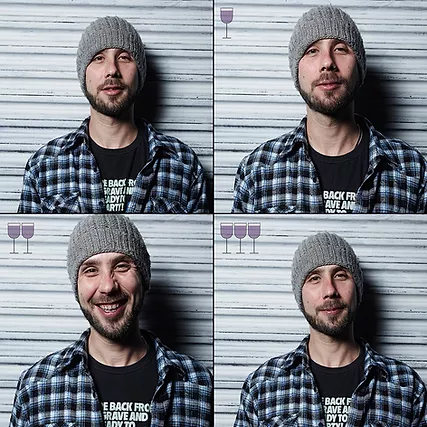
#> input picture Data/raw/webp/d4a7a2_1058015d1eaa4d37a57c0d6248601a76.webp, 427 x 427 px; its folder holds only this picture in this run
$ jupyter execute --allow-errors preproccessing.ipynb
#> lines starting #> are read from the running program, lines starting #| are printed output that depends on the picture
[cell 1]
import cv2
face_cascade=cv2.CascadeClassifier("haarcascade_frontalface_default.xml")
eye_cascade=cv2.CascadeClassifier("haarcascade_eye.xml")
import mediapipe as mp
import numpy as np
import imutils
from imutils.face_utils import FaceAligner
from imutils.face_utils import rect_to_bb
from PIL import Image

import re
import pandas as pd
pd.set_option('display.max_rows', 50)
pd.set_option('display.max_columns', 50)


import dlib
import cv2
import os
from os import listdir
from os.path import isfile, join

from imgaug import augmenters as iaa
import random

from matplotlib import pyplot as plt
import seaborn as sbn

[cell 2]
def convert_webp_to_jpg(path_of_image):
    img = Image.open(path_of_image).convert('RGB')
#> img is the input picture: PIL image 427x427 RGB; mean R, G, B 127.7, 131.9, 139.2
    path_to_safe = re.sub(r'\.webp', '.jpg', path_of_image)
    #print(path_to_safe)
    path_to_safe = re.sub(r'\/webp', '/jpg', path_to_safe)
    #print(path_to_safe)
    img.save(path_to_safe)
    return path_to_safe

def make_four_out_of_one(path_of_image):
    img = cv2.imread(path_of_image)
#> img: shape (427, 427, 3)
    path_to_safe = 'Data/raw/cropped_to_four/'
    file_name = re.sub(r'^Data\/raw\/jpg\/', '', path_of_image)
    path_to_safe = path_to_safe + file_name
    ##########################################
    # At first vertical devide image         #
    ##########################################

    # start vertical devide image
    height = img.shape[0]
#> height = 427
    width = img.shape[1]
#> width = 427

    # Cut the image in half
    width_cutoff = width // 2
#> width_cutoff = 213
    left1 = img[:, :width_cutoff]
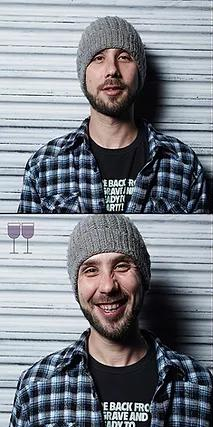
#> left1: shape (427, 213, 3); mean B, G, R 137.5, 129.9, 125.8
    right1 = img[:, width_cutoff:]
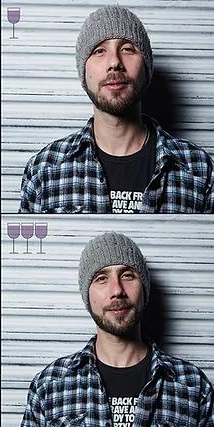
#> right1: shape (427, 214, 3); mean B, G, R 141.5, 134, 130.2
    # finish vertical devide image


    ##########################################
    # At first Horizontal devide left1 image #
    ##########################################

    #rotate image LEFT1 to 90 CLOCKWISE
    img = cv2.rotate(left1, cv2.ROTATE_90_CLOCKWISE)
#> img: shape (213, 427, 3)

    # start vertical devide image
    height = img.shape[0]
#> height = 213
    width = img.shape[1]

    # Cut the image in half
    width_cutoff = width // 2
    l1 = img[:, :width_cutoff]
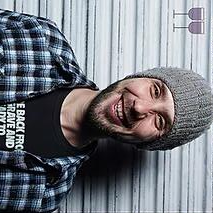
#> l1: shape (213, 213, 3); mean B, G, R 130.4, 123.1, 119.8
    l2 = img[:, width_cutoff:]
    # finish vertical devide image

    #rotate image to 90 COUNTERCLOCKWISE
    l1 = cv2.rotate(l1, cv2.ROTATE_90_COUNTERCLOCKWISE)
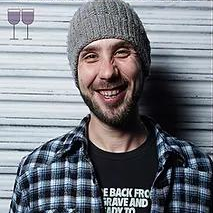
#> l1: shape (213, 213, 3); mean B, G, R 130.4, 123.1, 119.8
    #rotate image to 90 COUNTERCLOCKWISE
    l2 = cv2.rotate(l2, cv2.ROTATE_90_COUNTERCLOCKWISE)
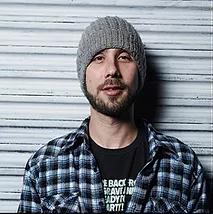
#> l2: shape (214, 213, 3); mean B, G, R 144.6, 136.7, 131.7


    ##########################################
    # At first Horizontal devide left1 image #
    ##########################################

    #rotate image LEFT1 to 90 CLOCKWISE
    img = cv2.rotate(left1, cv2.ROTATE_90_CLOCKWISE)

    # start vertical devide image
    height = img.shape[0]
    width = img.shape[1]

    # Cut the image in half
    width_cutoff = width // 2
    l1 = img[:, :width_cutoff]
    l2 = img[:, width_cutoff:]
    # finish vertical devide image

    #rotate image to 90 COUNTERCLOCKWISE
    l1 = cv2.rotate(l1, cv2.ROTATE_90_COUNTERCLOCKWISE)
    #save
    cv2.imwrite(f"{path_to_safe}_zwei_glaeser.jpg", l1)

    #rotate image to 90 COUNTERCLOCKWISE
    l2 = cv2.rotate(l2, cv2.ROTATE_90_COUNTERCLOCKWISE)
    #save
    cv2.imwrite(f"{path_to_safe}_null_glas.jpg", l2)


    ##########################################
    # At first Horizontal devide right1 image#
    ##########################################

    #rotate image RIGHT1 to 90 CLOCKWISE
    img = cv2.rotate(right1, cv2.ROTATE_90_CLOCKWISE)
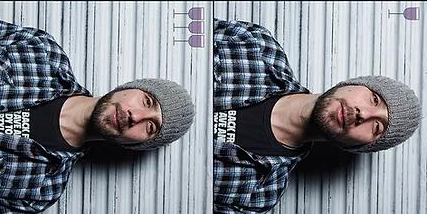
#> img: shape (214, 427, 3); mean B, G, R 141.5, 134, 130.2
    # start vertical devide image
    height = img.shape[0]
#> height = 214
    width = img.shape[1]

    # Cut the image in half
    width_cutoff = width // 2
    r1 = img[:, :width_cutoff]
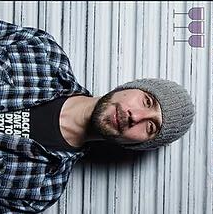
#> r1: shape (214, 213, 3); mean B, G, R 145.6, 137.8, 133.3
    r2 = img[:, width_cutoff:]
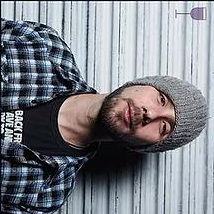
#> r2: shape (214, 214, 3); mean B, G, R 137.3, 130.2, 127
    # finish vertical devide image

    #rotate image to 90 COUNTERCLOCKWISE
    r1 = cv2.rotate(r1, cv2.ROTATE_90_COUNTERCLOCKWISE)
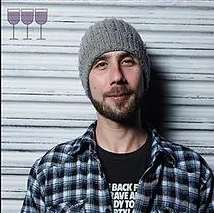
#> r1: shape (213, 214, 3); mean B, G, R 145.6, 137.8, 133.3
    #save
    cv2.imwrite(f"{path_to_safe}_drei_glaeser.jpg", r1)

    #rotate image to 90 COUNTERCLOCKWISE
    r2 = cv2.rotate(r2, cv2.ROTATE_90_COUNTERCLOCKWISE)
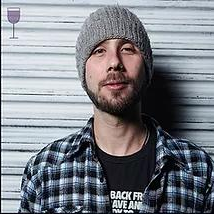
#> r2: shape (214, 214, 3); mean B, G, R 137.3, 130.2, 127
    #save
    cv2.imwrite(f"{path_to_safe}_ein_glas.jpg", r2)

def get_files_to_do_smth(mypath):
    onlyfiles = [f for f in listdir(mypath) if isfile(join(mypath, f))]
    return onlyfiles

def convert_all_pic_to_four_pics():
    file_list = get_files_to_do_smth('Data/raw/webp')
    print(file_list)
    for i in file_list:
        path = f'Data/raw/webp/{i}'
        make_four_out_of_one(convert_webp_to_jpg(path))

convert_all_pic_to_four_pics()

$ run again, on Data/raw/webp/d4a7a2_1b7fef8b5225436f923db06a76c52e4a.webp
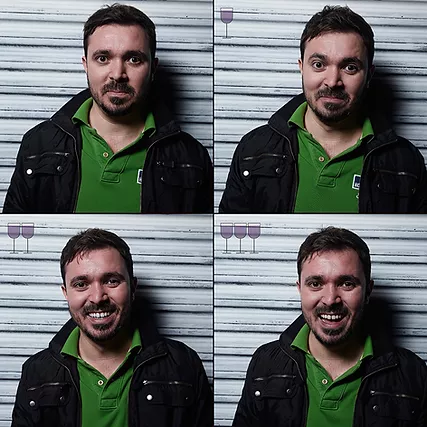
#> input picture Data/raw/webp/d4a7a2_1b7fef8b5225436f923db06a76c52e4a.webp, 427 x 427 px
#> in convert_webp_to_jpg, img is the input picture: PIL image 427x427 RGB; mean R, G, B 98.1, 101.6, 101.5
#> in make_four_out_of_one, `img = cv2.rotate(right1, cv2.ROTATE_90_CLOCKWISE)`:
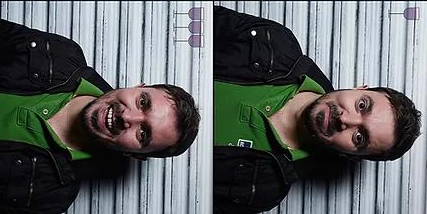
#> img: shape (214, 427, 3); mean B, G, R 101.9, 101.7, 98.2
#> in make_four_out_of_one, `r2 = cv2.rotate(r2, cv2.ROTATE_90_COUNTERCLOCKWISE)`:
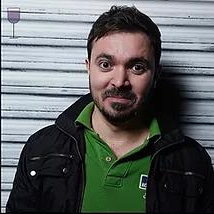
#> r2: shape (214, 214, 3); mean B, G, R 98.5, 99.5, 95.4

$ run again, on Data/raw/webp/d4a7a2_1e9488c5974f45ba86553cae33c6ef32.webp
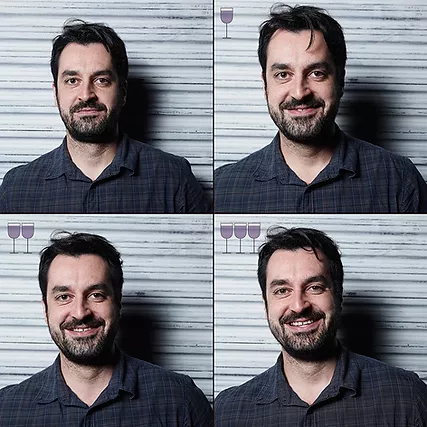
#> input picture Data/raw/webp/d4a7a2_1e9488c5974f45ba86553cae33c6ef32.webp, 427 x 427 px
#> in convert_webp_to_jpg, img is the input picture: PIL image 427x427 RGB; mean R, G, B 119.3, 119.6, 126.5
#> in make_four_out_of_one, `r2 = cv2.rotate(r2, cv2.ROTATE_90_COUNTERCLOCKWISE)`:
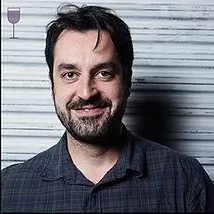
#> r2: shape (214, 214, 3); mean B, G, R 119.7, 112.8, 113
